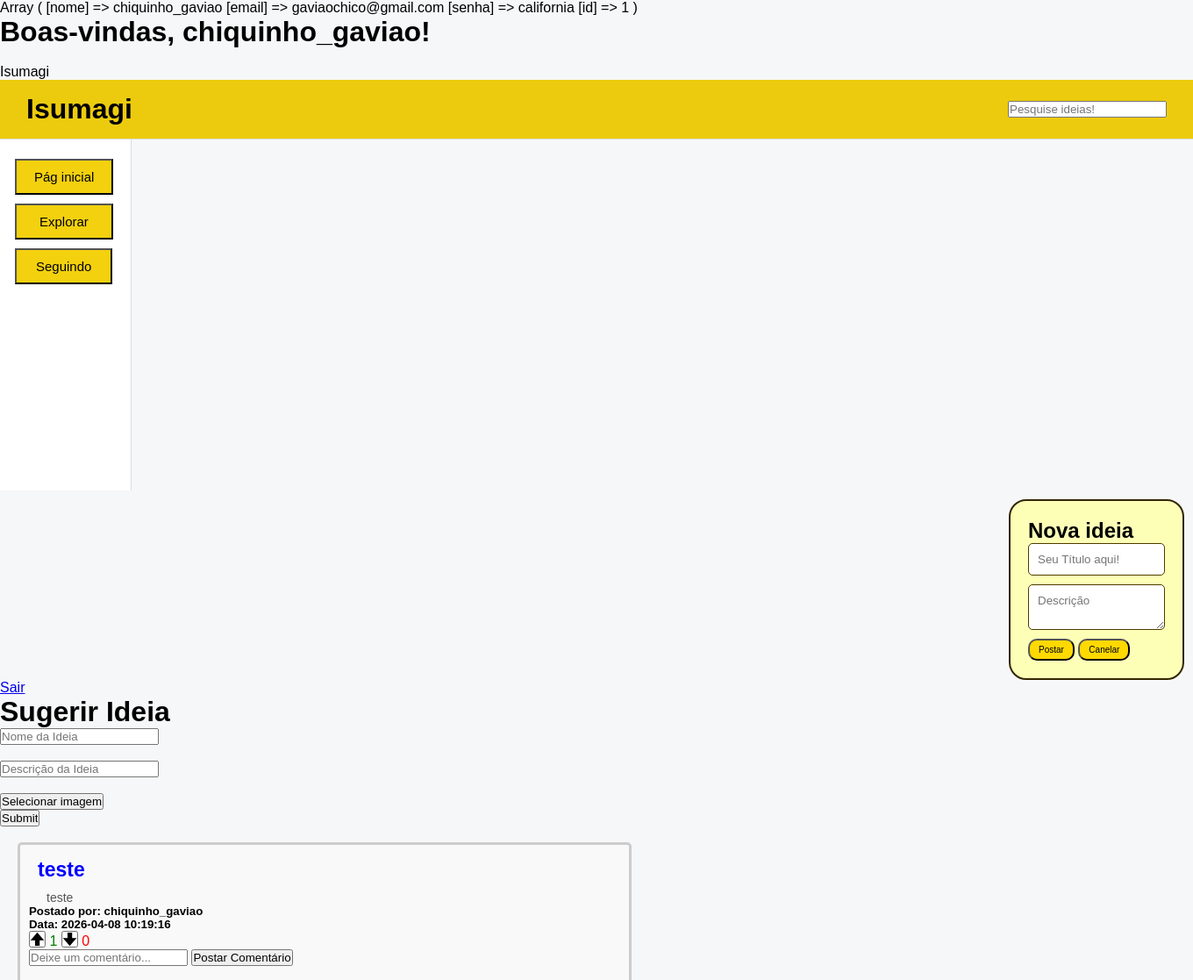
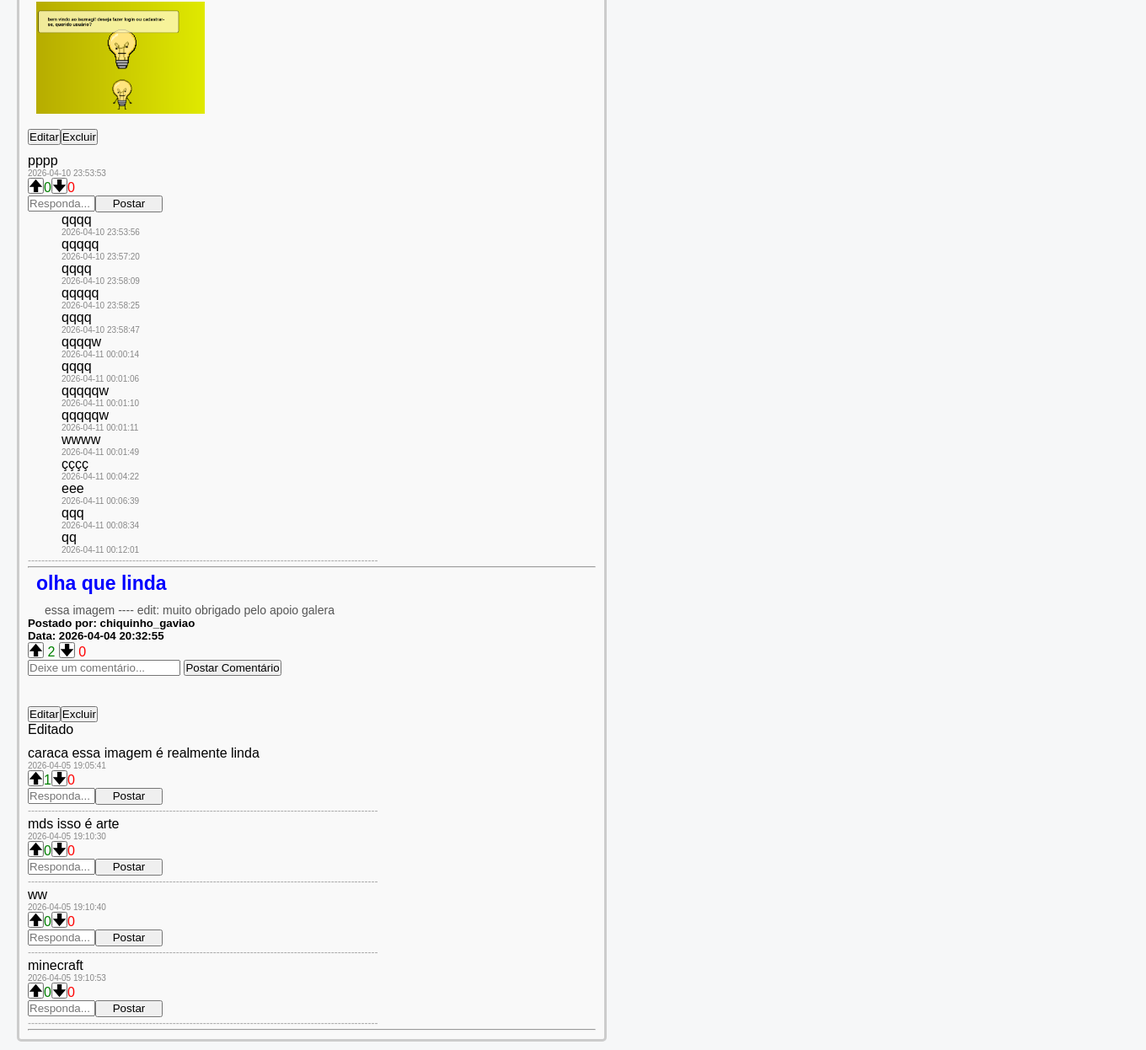
/sistema.php (signed in), run on the app's committed database (2 pictures, top to bottom).
### tables this page shows
CREATE TABLE `postagens` (
  `id` int(11) NOT NULL,
  `titulo` varchar(200) NOT NULL,
  `descricao` text NOT NULL,
  `id_usuario` int(11) NOT NULL,
  `data` datetime DEFAULT current_timestamp(),
  `editado` int(100) DEFAULT NULL,
  `upvotes` int(100) DEFAULT NULL,
  `downvotes` int(100) DEFAULT NULL
);

CREATE TABLE `usuarios` (
  `id` int(11) NOT NULL,
  `nome` varchar(100) NOT NULL,
  `email` varchar(200) NOT NULL,
  `senha` varchar(200) NOT NULL,
  `data_criacao` datetime DEFAULT current_timestamp()
);

CREATE TABLE `imagens` (
  `id` int(11) NOT NULL,
  `nome` varchar(255) NOT NULL,
  `id_post` int(11) NOT NULL
);

CREATE TABLE `comentarios` (
  `id` int(11) NOT NULL,
  `post_id` int(11) NOT NULL,
  `usuario_id` int(11) NOT NULL,
  `comentario` text NOT NULL,
  `data` timestamp NOT NULL DEFAULT current_timestamp(),
  `upvotes` int(11) DEFAULT NULL,
  `downvotes` int(11) DEFAULT NULL,
  `parent_id` int(11) DEFAULT NULL
);

### sistema.php (the view, shortened to what this page needs)
<?php
    include_once('config.php');
    print_r($_SESSION);
$sql = "SELECT postagens.*, usuarios.nome
        FROM postagens
        JOIN usuarios ON postagens.id_usuario = usuarios.id
        ORDER BY postagens.id DESC";
$result = $conexao->query($sql);
?>
<!DOCTYPE html>
<html lang="en">
<head>
    <link rel="stylesheet" href="Esistema.css">
</head>
<body>
    <h1>Boas-vindas, <?php echo $_SESSION['nome']; ?>!</h1><br>
    <head>
        <tittle> Isumagi </tittle>
        <link rel="stylesheet" href="style.css">
    </head>
    <body>
        <header class="topo">
        <h1> Isumagi </h1>
        <input type="text" id="pesquisa" placeholder="Pesquise ideias!">
        </header>
        <div class="container">
            <aside class="sidebar">
                <ul>
                    <li> <button class="botao1">Pág inicial</button> </li>
                    <li> <button class="botao2">Explorar</button> </li>
                    <li> <button class="botao3">Seguindo</button> </li>
                </ul>
            </aside>
            <main class="feed"></main>
        </div>
        <div class="modal" id="modalPost">
            <div class="modal-content">
                <h2> Nova ideia </h2>
                <input id="titulo" type="text" placeholder="Seu Título aqui!">
                <textarea id="descricao" placeholder="Descrição"></textarea>
                <div class="modal-botoes">
                    <button class="botao4" onclick="criarPost()">Postar</button>
                    <button class="botao5" onclick="fecharModal()">Canelar</button>
                </div>
            </div>
        </div>
    <a href="sair.php">Sair</a>
    <form action="sistema.php" method="post" enctype="multipart/form-data">
    <div id="loginBox">
        <h1>Sugerir Ideia</h1>
        <input id="TituloPost" name="titulo" type="text" placeholder="Nome da Ideia"><br><br>
        <input id="DescPost" name="descricao" type="text" placeholder="Descrição da Ideia"><br><br>
        <button type="button" onclick="document.getElementById('fileInput').click()">
            Selecionar imagem
        </button>
        <br>
        <input id="bPostar" type="submit" name="submitPost" onclick="postar()"></input>
    </div>
    </form>
    <br>
    <div class="card" style="width: 18rem;">
        <div class="card-body" style="border: 3px solid #ccc; border-radius: 5px; padding: 10px; margin-bottom: 10px;">
            <?php
                if ($result->num_rows > 0) {
                    while($row = $result->fetch_assoc()) {
                        echo "<h5 class='card-title'>" . $row["titulo"] . "</h5>";
                        echo "<p class='card-text'>" . $row["descricao"] . "</p>";
                        echo "<h5 class='card-user'> Postado por: " . $row["nome"] . "</h5>";
                        echo "<h5 class='card-date'> Data: " . $row["data"] . "</h5>";
                        ?>
                          <button onclick="votar(<?= $row['id'] ?>, 1)"><img width="15px" id="arrowup" src="imgs\arrow.webp"></button>
                        <span>
                            <span id="upvotes-<?= $row['id'] ?>"><?= $row['upvotes'] ?></span>
                        </span>
                        <button onclick="votar(<?= $row['id'] ?>, -1)"><img width="15px" id="arrowdown" src="imgs\arrowd.jpg"></button>
                        <span>
                            <span id="downvotes-<?= $row['id'] ?>"><?= $row['downvotes'] ?></span>
                        </span>
                        <br>
                        <input id="comentario-<?= $row['id'] ?>" placeholder="Deixe um comentário...">
                        <button onclick="postarComentario(<?= $row['id'] ?>)">Postar Comentário</button>
                        <br>
                        <?php
                        echo"<br>";
                        $id_post = $row['id'];
                        $sql_img = "SELECT * FROM imagens WHERE id_post = $id_post";
                        $result_img = $conexao->query($sql_img);
                        $temImagem = false;
                        if ($result_img->num_rows > 0) {
                            while($img = $result_img->fetch_assoc()){
                                if (!empty($img['nome']) && file_exists("uploads/".$img['nome'])) {
                                    echo "<img src='uploads/".$img['nome']."' width='200' style='margin-left: 10px;'>";
                                    $temImagem = true;
                                }
                            }
                        }
                        if ($temImagem) {
                            echo "<br>";
                        }
                        echo "<br>";
                        if($row["nome"] == $_SESSION['nome']){
                            echo "<button onclick='editarPostagem(" . $row["id"] . ")' id='BdeEditar' class='btn btn-primary'>Editar</button>";
                            echo "<button onclick='excluirPostagem(" . $row["id"] . ")' id='BdeExcluir' class='btn btn-danger'>Excluir</button>";
                        }
                        if($row['editado'] == 1){
                            echo "<p>Editado</p>";
                        }
                        ?>
                        <?php
                        $comentarios = $conexao->query("
                            SELECT comentario, data, id, upvotes, downvotes FROM comentarios
                            WHERE post_id = {$row['id']}
                            AND parent_id IS NULL
                            ORDER BY upvotes DESC
                        ");
                        while ($c = $comentarios->fetch_assoc()) {
                        $respostas = $conexao->query("
                            SELECT comentario, data, id
                            FROM comentarios
                            WHERE parent_id = {$c['id']}
                        ");
                            echo "<p>{$c['comentario']}</p>";
                            echo "<p class='comentario-data'>{$c['data']}</p>";
                            echo "<button type='button' class='upvotarcoment' onclick='votarcoment({$c['id']}, 1)'>
                                <img width='15px' src='imgs/arrow.webp'>
                            </button>";
                            echo "<span id='upvotescoment-{$c['id']}'>" . ($c['upvotes'] ?? 0) . "</span>";
                            echo "<button type='button' class='downvotarcoment' onclick='votarcoment({$c['id']}, -1)'>
                                <img width='15px' src='imgs/arrowd.jpg'>
                            </button>";
                            echo "<span id='downvotescoment-{$c['id']}'>" . ($c['downvotes'] ?? 0) . "</span>";
                            echo"<br>";
                            echo"<input id='resposta-{$c['id']}' placeholder='Responda...'>";
                            echo"<button onclick='postarResposta({$c['id']})'>Postar</button>";
                            echo"<br>";
                            echo "<div id='Aparecerresposta-{$c['id']}' class='respostas'>";
                                while ($r = $respostas->fetch_assoc()) {
                                    echo "<p>{$r['comentario']}</p>";
                                    echo "<p class='comentario-data'>{$r['data']}</p>";
                                }
                            echo "</div>";
                            echo "<p style='color: #a9a9a9; font-size: 12px;'>--------------------------------------------------------------------------------------------------------</p>";
                            }
                        echo "<hr>";
                    }
                } else {
                    echo "Nenhuma postagem encontrada.";
                }
            ?>
        </div>
    </div>
</body>
</html>

### Esistema.css (style rules this page uses)
.respostas { margin-left: 40px; }
span[id^="upvotes-"] { color: green; }
span[id^="downvotes-"] { color: red; }
span[id^="downvotescoment-"] { color: red; }
span[id^="upvotescoment-"] { color: green; }
.upvotarcoment img, .downvotarcoment img { background-color: transparent; border: none; cursor: pointer; }
input[id^="resposta-"] { width: 80px; }
button[onclick^="postarResposta"] { width: 80px; height: 20px; cursor: pointer; }
.comentario-data { font-size: 10px; color: #888; }
.card-title { font-size: 18px; font-weight: bold; color: blue; margin-bottom: 10px; margin-left: 10px; margin-top: 5px; font-size: 23px; }
.card-text { font-size: 14px; color: #555; margin-left: 20px; }
.card-body { padding: 15px; border: 1px solid #ddd; border-radius: 5px; background-color: #f9f9f9; width: 700px; margin-left: 20px; }
* { margin: 0; padding: 0; box-sizing: border-box; font-family: Arial, sans-serif; }
body { background-color:#f6f7f8 }
.topo { display: flex; justify-content: space-between; align-items: center; padding: 15px 30px; background: rgb(236, 203, 15); border-bottom: 1px solid #ddd; }
.sidebar { width: 150px; background: white; padding: 2px; height: 50vh; border-right: 1px solid #ddd; }
.sidebar ul { list-style: none; padding: 20px 15px; }
.sidebar li { margin-bottom: 10px; }
.botao1 { background-color: rgb(243, 209, 14); color: rgb(0, 0, 0); padding: 10px 20px; font-size: 15px; border-radius: 0px; cursor: pointer; }
.botao2 { background-color: rgb(243, 209, 14); color: black; padding: 10px 26px; font-size: 15px; border-radius: 0px; cursor: pointer; }
.botao3 { background-color: rgb(243, 209, 14); color: rgb(0, 0, 0); padding: 10px 22px; font-size: 15px; border-radius: 0px; cursor: pointer; }
.feed { flex: 1; padding: 30px; }
.modal-botoes button { background-color: rgb(255, 217, 0); color: black; padding: 5px 10px; font-size:10px; border-radius: 10px; cursor: pointer; }
.modal-content { margin-left: 1150px; margin-top: -50px; width: 200px; padding: 20px; border: 2px solid rgb(51, 39, 0); border-radius: 20px; background-color: #feffb7; }
.modal-content input, .modal-content textarea { width: 100%; padding: 10px; margin-bottom: 10px; border: 1px solid #4e3c00; border-radius: 5px; }

### style.css (style rules this page uses)
* { margin: 0; padding: 0; box-sizing: border-box; font-family: Arial, sans-serif; }
body { background-color:#f6f7f8 }
.topo { display: flex; justify-content: space-between; align-items: center; padding: 15px 30px; background: rgb(236, 203, 15); border-bottom: 1px solid #ddd; }
.sidebar { width: 150px; background: white; padding: 2px; height: 50vh; border-right: 1px solid #ddd; }
.sidebar ul { list-style: none; padding: 20px 15px; }
.sidebar li { margin-bottom: 10px; }
.botao1 { background-color: rgb(243, 209, 14); color: rgb(0, 0, 0); padding: 10px 20px; font-size: 15px; border-radius: 0px; cursor: pointer; }
.botao2 { background-color: rgb(243, 209, 14); color: black; padding: 10px 26px; font-size: 15px; border-radius: 0px; cursor: pointer; }
.botao3 { background-color: rgb(243, 209, 14); color: rgb(0, 0, 0); padding: 10px 22px; font-size: 15px; border-radius: 0px; cursor: pointer; }
.feed { flex: 1; padding: 30px; }
.modal-botoes button { background-color: rgb(255, 217, 0); color: black; padding: 5px 10px; font-size:10px; border-radius: 10px; cursor: pointer; }
.modal-content { margin-left: 1150px; margin-top: -50px; width: 200px; padding: 20px; border: 2px solid rgb(51, 39, 0); border-radius: 20px; background-color: #feffb7; }
.modal-content input, .modal-content textarea { width: 100%; padding: 10px; margin-bottom: 10px; border: 1px solid #4e3c00; border-radius: 5px; }

### data on the page
postagens: titulo "teste", descricao "teste", id_usuario.nome "chiquinho_gaviao", data "2026-04-08 10:19:16", upvotes "1", downvotes "0"
imagens: nome (picture)
comentarios: comentario "pppp", data "2026-04-10 23:53:53", upvotes "0", downvotes "0"
comentarios: comentario "qqqq", data "2026-04-10 23:53:56"
comentarios: comentario "qqqqq", data "2026-04-10 23:57:20"
comentarios: comentario "qqqq", data "2026-04-10 23:58:09"
comentarios: comentario "qqqqq", data "2026-04-10 23:58:25"
comentarios: comentario "qqqq", data "2026-04-10 23:58:47"
comentarios: comentario "qqqqw", data "2026-04-11 00:00:14"
comentarios: comentario "qqqq", data "2026-04-11 00:01:06"
comentarios: comentario "qqqqqw", data "2026-04-11 00:01:10"
comentarios: comentario "qqqqqw", data "2026-04-11 00:01:11"
comentarios: comentario "wwww", data "2026-04-11 00:01:49"
comentarios: comentario "çççç", data "2026-04-11 00:04:22"
comentarios: comentario "eee", data "2026-04-11 00:06:39"
comentarios: comentario "qqq", data "2026-04-11 00:08:34"
comentarios: comentario "qq", data "2026-04-11 00:12:01"
postagens: titulo "olha que linda", descricao "essa imagem ---- edit: muito obrigado pelo apoio galera", id_usuario.nome "chiquinho_gaviao", data "2026-04-04 20:32:55", upvotes "2", downvotes "0", editado "Editado"
comentarios: comentario "caraca essa imagem é realmente linda", data "2026-04-05 19:05:41", upvotes "1", downvotes "0"
comentarios: comentario "mds isso é arte", data "2026-04-05 19:10:30", upvotes "0", downvotes "0"
comentarios: comentario "ww", data "2026-04-05 19:10:40", upvotes "0", downvotes "0"
comentarios: comentario "minecraft", data "2026-04-05 19:10:53", upvotes "0", downvotes "0"

### other printed values
$_SESSION['nome'] "chiquinho_gaviao"
